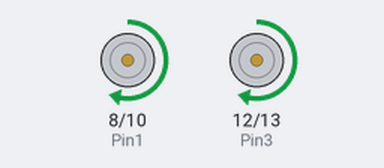
Simulated run of this sketch. Board: Arduino Uno, built with avr-gcc and run on an emulated ATmega328P. Parts: motor-driver pin pairs drawn as motors (green arrow = first pin HIGH = forward, orange = second pin HIGH = backward, longer = more drive, scaled by the enable pin).

Above: at 0.5 s.
At 2.5 s:
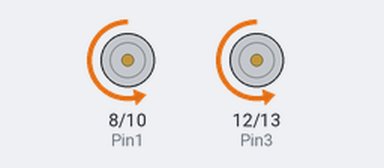
At 3.5 s:
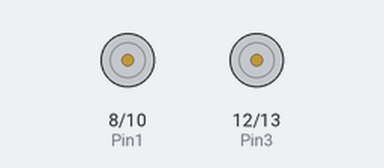
Timing chart, 0 to 5.2 s (numbered marks = the images above):
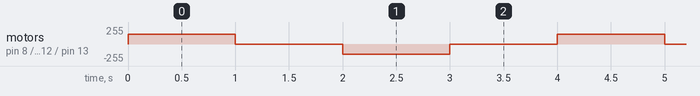

The sketch:

sketch_feb19b.ino
```cpp
int enableA = 9;
int Pin1 = 8;
int Pin2 = 10;
int enableB = 11;
int Pin3 = 12;
int Pin4 = 13;

void setup() {
  pinMode(enableA, OUTPUT);
  pinMode(Pin1, OUTPUT);
  pinMode(Pin2, OUTPUT);
  pinMode(enableB, OUTPUT);
  pinMode(Pin3, OUTPUT);
  pinMode(Pin4, OUTPUT);

  Serial.begin(9600);
}

void loop() {
  // Move the DC motor forward
  analogWrite(enableA, 150);
  digitalWrite(Pin1, HIGH);
  digitalWrite(Pin2, LOW);

  analogWrite(enableB, 150);
  digitalWrite(Pin3, HIGH);
  digitalWrite(Pin4, LOW);

  delay(1000);

  // Stop the motor
  analogWrite(enableA, 0);
  analogWrite(enableB, 0);

  delay(1000);

  // Move the DC motor backward
  analogWrite(enableA, 150);
  digitalWrite(Pin1, LOW);
  digitalWrite(Pin2, HIGH);

  analogWrite(enableB, 150);
  digitalWrite(Pin3, LOW);
  digitalWrite(Pin4, HIGH);

  delay(1000);

  // Stop the motor
  analogWrite(enableA, 0);
  analogWrite(enableB, 0);

  delay(1000);
}
```

Measured:
- by itself, motor on pin 8 (Pin1) / pin 10 (Pin2), motor on pin 12 (Pin3) / pin 13 (Pin4): repeats every 4.0 s: stopped 1.0 s, backward 150/255 1.0 s, stopped 1.0 s, forward 150/255 1.0 s
